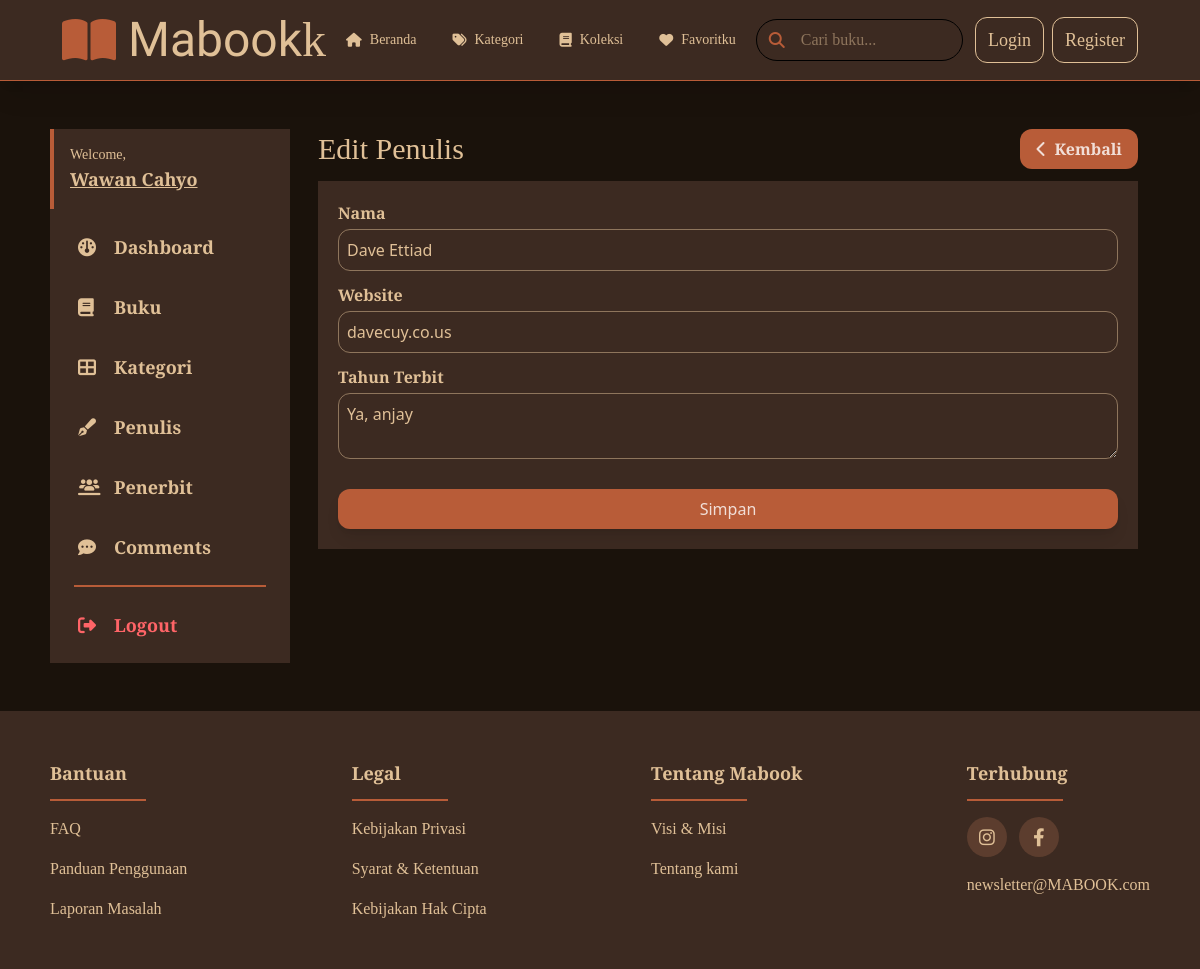
/admin/author-update.php?id=6, run on the app's committed database.
### tables this page shows
CREATE TABLE `authors` (
  `id` bigint UNSIGNED NOT NULL,
  `name` varchar(255) NOT NULL,
  `website` varchar(255) NOT NULL,
  `description` mediumtext NOT NULL,
  `created_at` datetime NOT NULL
);

### config/config.php (called while the page is built, shortened)
<?php
$old = $_SESSION['old'] ?? null;

### functions/authors.php (called while the page is built, shortened)
<?php
require_once __DIR__ . '/../config/db.php';
function getAuthor(int $id): ?array
{
    global $conn;
    $stmt = $conn->prepare('SELECT * FROM authors WHERE id = ?');
    $stmt->bind_param('i', $id);
    $stmt->execute();
    $result = $stmt->get_result();
    return $result->fetch_assoc() ?: null;
}

### admin/author-update.php (the view, shortened to what this page needs)
<?php require_once(__DIR__ . '/../config/config.php') ?>
<?php require_once(__DIR__ . '/../functions/authors.php') ?>
<?php
$id = $_GET['id'];
$author = getAuthor($id);
?>
<!DOCTYPE html>
<html lang="en">
<head>
    <link rel="stylesheet" href="https://cdnjs.cloudflare.com/ajax/libs/font-awesome/6.4.0/css/all.min.css">
    <link rel="stylesheet" href="/css/output.css">
    <link rel="stylesheet" href="/mabook/src/output.css">
</head>
<body class="bg-[url('https://www.transparenttextures.com/patterns/black-paper.png')] bg-[#1A120B]">
    <?php require_once(__DIR__ . '/../include/header.php') ?>
    <div class="w-11/12 max-w-[1200px] mx-auto mt-12 flex items-start gap-4 relative">
        <?php require_once(__DIR__ . '/../include/admin-sidebar.php') ?>
        <div class="w-full px-3">
            <div>
                <div class="font-crimson text-mabook-light flex justify-between items-center">
                    <div class="text-3xl">Edit Penulis</div>
                    <a href="authors.php" class="bg-mabook-midtone text-white/80 py-2 px-4 rounded-xl duration-200 hover:-translate-y-0.5 active:translate-y-1">
                        <div class="flex gap-2 items-center font-semibold">
                            <i class="fas fa-chevron-left"></i>
                            Kembali
                        </div>
                    </a>
                </div>
                <div class="bg-mabook-primary w-full p-5 mt-3">
                    <form action="#" method="POST">
                        <div class="mb-3">
                            <label for="name" class="mabook-label">Nama</label>
                            <input type="text" id="name" name="name" value="<?= $old['name'] ?? $author['name'] ?>" class="mabook-form-control" placeholder="Tuliskan nama penulis...">
                        </div>
                        <div class="mb-3">
                            <label for="website" class="mabook-label">Website</label>
                            <input type="text" id="website" name="website" value="<?= $old['website'] ?? $author['website'] ?>" class="mabook-form-control" placeholder="Tuliskan alamat website penulis...">
                        </div>
                        <div class="mb-3">
                            <label for="description" class="mabook-label">Tahun Terbit</label>
                            <textarea name="description" id="description" placeholder="Tuliskan deskripsi tentang penulis..." class="mabook-form-control"><?= $old['description'] ?? $author['description'] ?></textarea>
                        </div>
                        <button class="mabook-btn-primary mt-3">Simpan</button>
                    </form>
                </div>
            </div>
        </div>
    </div>
    <?php require_once(__DIR__ . '/../include/footer.php') ?>
</body>
</html>

### data on the page
authors: name "Dave Ettiad", website "davecuy.co.us", description "Ya, anjay"

### other printed values
$menu['label'] "Beranda"
$menu['label'] "Kategori"
$menu['label'] "Koleksi"
$menu['label'] "Favoritku"
